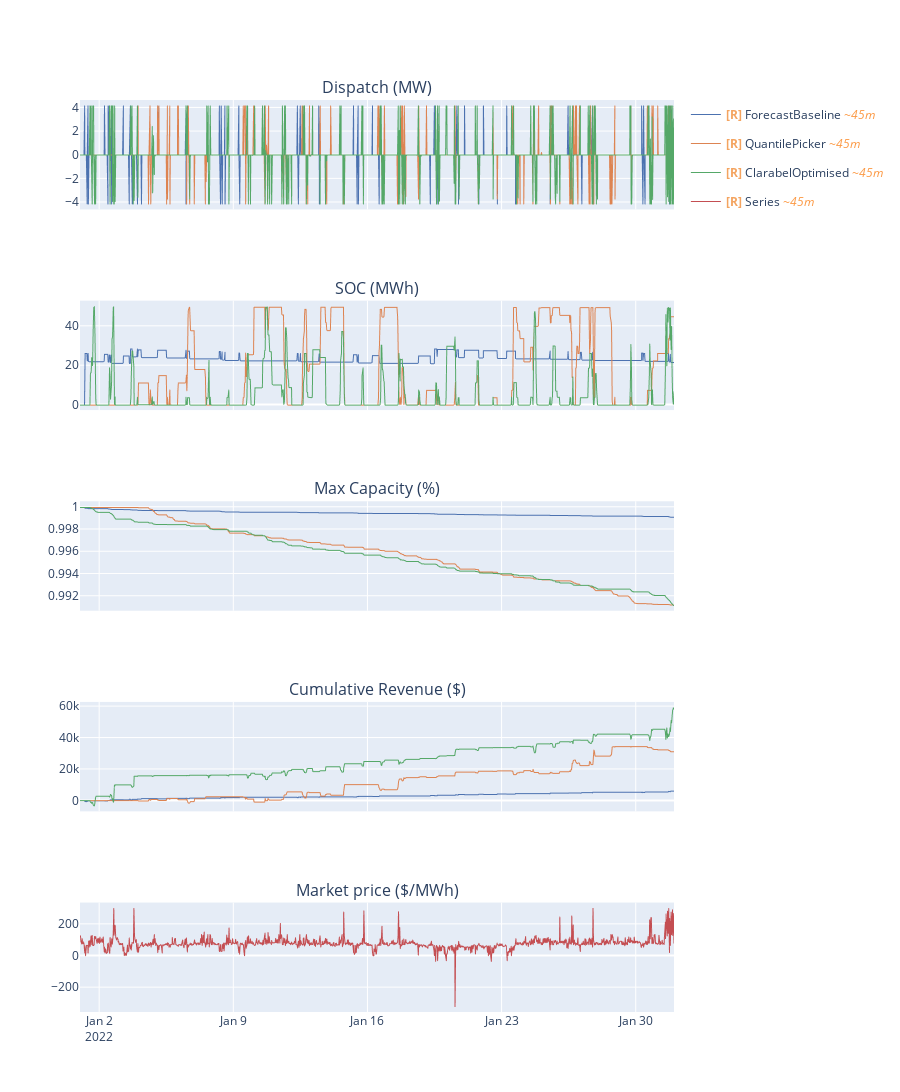

The cell this chart's notebook holds for it:
### Code cell
go.Figure(analysis.backtest_comparison(data, battery, results))

### Figure 1 — Plotly figure (JSON) as saved in the notebook; plotly's stock layout.template omitted (floating-point values rounded to 4 significant figures; data arrays with more than 128 entries replaced by an {"elided": "..."} marker saying what was removed)
{"data": [{"legendgroup": "ForecastBaseline", "line": {"color": "#4C72B0", "width": 1}, "name": "<b style=\"color:sandybrown\">[R]</b> ForecastBaseline <i style=\"color:#fc9944\">~45m</i>", "showlegend": true, "type": "scattergl", "uid": "0a4603fb-feda-449b-9194-45174c4c6f9d", "x": {"elided": "1000 str values"}, "xaxis": "x", "y": {"elided": "1000 float values"}, "yaxis": "y"}, {"legendgroup": "QuantilePicker", "line": {"color": "#DD8452", "width": 1}, "name": "<b style=\"color:sandybrown\">[R]</b> QuantilePicker <i style=\"color:#fc9944\">~45m</i>", "showlegend": true, "type": "scattergl", "uid": "7e1a0d34-cb51-4513-8d6c-6ce0738da553", "x": {"elided": "1000 str values"}, "xaxis": "x", "y": {"elided": "1000 float values"}, "yaxis": "y"}, {"legendgroup": "ClarabelOptimised", "line": {"color": "#55A868", "width": 1}, "name": "<b style=\"color:sandybrown\">[R]</b> ClarabelOptimised <i style=\"color:#fc9944\">~45m</i>", "showlegend": true, "type": "scattergl", "uid": "f9483261-bbec-41bb-947a-ff6b75e46844", "x": {"elided": "1000 str values"}, "xaxis": "x", "y": {"elided": "1000 float values"}, "yaxis": "y"}, {"legendgroup": "ForecastBaseline", "line": {"color": "#4C72B0", "width": 1}, "name": "<b style=\"color:sandybrown\">[R]</b> ForecastBaseline <i style=\"color:#fc9944\">~45m</i>", "showlegend": false, "type": "scattergl", "uid": "604ca19e-18dd-4f93-8540-11f282864121", "x": {"elided": "1000 str values"}, "xaxis": "x2", "y": {"elided": "1000 float values"}, "yaxis": "y2"}, {"legendgroup": "QuantilePicker", "line": {"color": "#DD8452", "width": 1}, "name": "<b style=\"color:sandybrown\">[R]</b> QuantilePicker <i style=\"color:#fc9944\">~45m</i>", "showlegend": false, "type": "scattergl", "uid": "f80b5582-9dc4-4f2b-9b8d-e198a7d6d03e", "x": {"elided": "1000 str values"}, "xaxis": "x2", "y": {"elided": "1000 float values"}, "yaxis": "y2"}, {"legendgroup": "ClarabelOptimised", "line": {"color": "#55A868", "width": 1}, "name": "<b style=\"color:sandybrown\">[R]</b> ClarabelOptimised <i style=\"color:#fc9944\">~45m</i>", "showlegend": false, "type": "scattergl", "uid": "2680fe79-6498-4955-b6f0-eccb6489108b", "x": {"elided": "1000 str values"}, "xaxis": "x2", "y": {"elided": "1000 float values"}, "yaxis": "y2"}, {"legendgroup": "ForecastBaseline", "line": {"color": "#4C72B0", "width": 1}, "name": "<b style=\"color:sandybrown\">[R]</b> ForecastBaseline <i style=\"color:#fc9944\">~45m</i>", "showlegend": false, "type": "scattergl", "uid": "74a0fe2a-03f7-4386-8195-363d6e4eeacd", "x": {"elided": "1000 str values"}, "xaxis": "x3", "y": {"elided": "1000 float values"}, "yaxis": "y3"}, {"legendgroup": "QuantilePicker", "line": {"color": "#DD8452", "width": 1}, "name": "<b style=\"color:sandybrown\">[R]</b> QuantilePicker <i style=\"color:#fc9944\">~45m</i>", "showlegend": false, "type": "scattergl", "uid": "e0c5fa01-43c7-4fe4-96d5-97125210345a", "x": {"elided": "1000 str values"}, "xaxis": "x3", "y": {"elided": "1000 float values"}, "yaxis": "y3"}, {"legendgroup": "ClarabelOptimised", "line": {"color": "#55A868", "width": 1}, "name": "<b style=\"color:sandybrown\">[R]</b> ClarabelOptimised <i style=\"color:#fc9944\">~45m</i>", "showlegend": false, "type": "scattergl", "uid": "a8d50fa4-284b-45b4-baa9-2f8cde9449b7", "x": {"elided": "1000 str values"}, "xaxis": "x3", "y": {"elided": "1000 float values"}, "yaxis": "y3"}, {"legendgroup": "ForecastBaseline", "line": {"color": "#4C72B0", "width": 1}, "name": "<b style=\"color:sandybrown\">[R]</b> ForecastBaseline <i style=\"color:#fc9944\">~45m</i>", "showlegend": false, "type": "scattergl", "uid": "c74b959f-64a4-406c-836a-3ff7936f3d96", "x": {"elided": "1000 str values"}, "xaxis": "x4", "y": {"elided": "1000 float values"}, "yaxis": "y4"}, {"legendgroup": "QuantilePicker", "line": {"color": "#DD8452", "width": 1}, "name": "<b style=\"color:sandybrown\">[R]</b> QuantilePicker <i style=\"color:#fc9944\">~45m</i>", "showlegend": false, "type": "scattergl", "uid": "1190f3a8-fbff-477b-b744-52a380ad48a2", "x": {"elided": "1000 str values"}, "xaxis": "x4", "y": {"elided": "1000 float values"}, "yaxis": "y4"}, {"legendgroup": "ClarabelOptimised", "line": {"color": "#55A868", "width": 1}, "name": "<b style=\"color:sandybrown\">[R]</b> ClarabelOptimised <i style=\"color:#fc9944\">~45m</i>", "showlegend": false, "type": "scattergl", "uid": "06469a62-c8c0-4bcd-9a24-d65b7cc81a57", "x": {"elided": "1000 str values"}, "xaxis": "x4", "y": {"elided": "1000 float values"}, "yaxis": "y4"}, {"legendgroup": "Series", "line": {"color": "#C44E52", "width": 1}, "name": "<b style=\"color:sandybrown\">[R]</b> Series <i style=\"color:#fc9944\">~45m</i>", "showlegend": true, "type": "scattergl", "uid": "ce715ba5-fc95-466b-be62-cae13a770f67", "x": {"elided": "1000 str values"}, "xaxis": "x5", "y": {"elided": "1000 float values"}, "yaxis": "y5"}], "layout": {"annotations": [{"font": {"size": 16}, "showarrow": false, "text": "Dispatch (MW)", "x": 0.5, "xanchor": "center", "xref": "paper", "y": 1, "yanchor": "bottom", "yref": "paper"}, {"font": {"size": 16}, "showarrow": false, "text": "SOC (MWh)", "x": 0.5, "xanchor": "center", "xref": "paper", "y": 0.78, "yanchor": "bottom", "yref": "paper"}, {"font": {"size": 16}, "showarrow": false, "text": "Max Capacity (%)", "x": 0.5, "xanchor": "center", "xref": "paper", "y": 0.56, "yanchor": "bottom", "yref": "paper"}, {"font": {"size": 16}, "showarrow": false, "text": "Cumulative Revenue ($)", "x": 0.5, "xanchor": "center", "xref": "paper", "y": 0.34, "yanchor": "bottom", "yref": "paper"}, {"font": {"size": 16}, "showarrow": false, "text": "Market price ($/MWh)", "x": 0.5, "xanchor": "center", "xref": "paper", "y": 0.12, "yanchor": "bottom", "yref": "paper"}], "autosize": true, "height": 1500, "hovermode": "x", "xaxis": {"anchor": "y", "domain": [0, 1], "matches": "x5", "showticklabels": false}, "xaxis2": {"anchor": "y2", "domain": [0, 1], "matches": "x5", "showticklabels": false}, "xaxis3": {"anchor": "y3", "domain": [0, 1], "matches": "x5", "showticklabels": false}, "xaxis4": {"anchor": "y4", "domain": [0, 1], "matches": "x5", "showticklabels": false}, "xaxis5": {"anchor": "y5", "domain": [0, 1]}, "yaxis": {"anchor": "x", "domain": [0.88, 1]}, "yaxis2": {"anchor": "x2", "domain": [0.66, 0.78]}, "yaxis3": {"anchor": "x3", "domain": [0.44, 0.56]}, "yaxis4": {"anchor": "x4", "domain": [0.22, 0.34]}, "yaxis5": {"anchor": "x5", "domain": [0, 0.12]}}}
